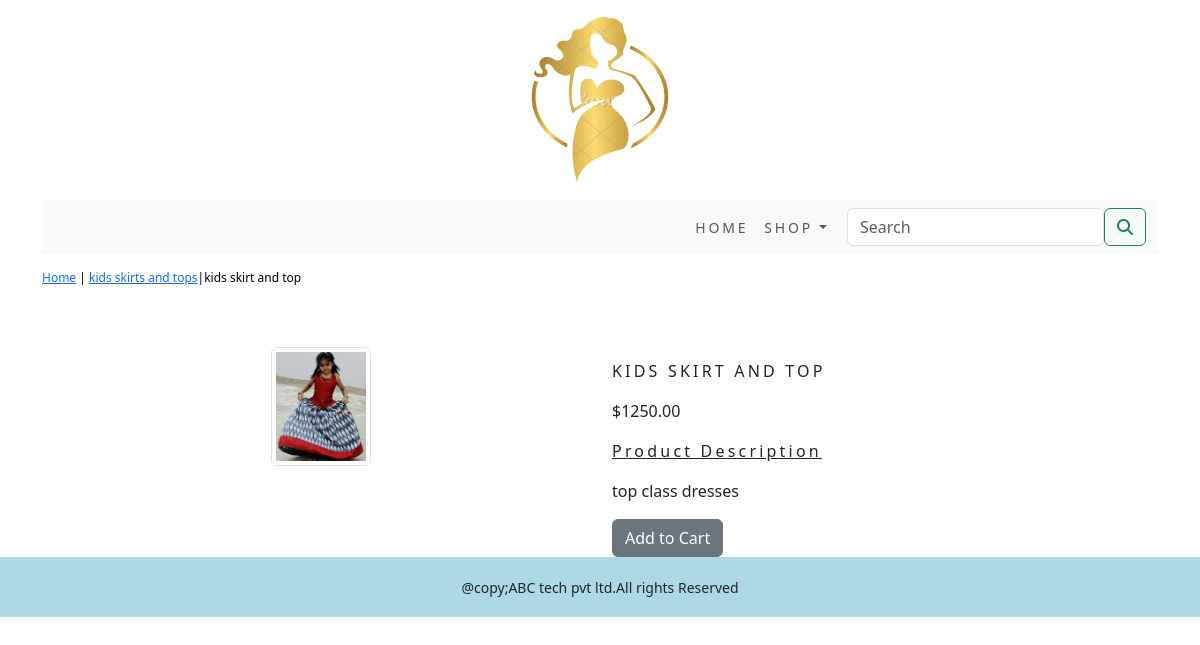
Screenshot of /shopapp/skirt-top/kids-skirt-and-top/ with the database file from the repository.
### shopapp/models.py (models this page shows, shortened)
class Product(models.Model):
    name = models.CharField(max_length=250, unique=True)
    slug = models.SlugField(max_length=250, unique=True)
    description = models.TextField(blank=True)
    price = models.DecimalField(max_digits=10, decimal_places=2)
    category = models.ForeignKey(Category, on_delete=models.CASCADE)
    image = models.ImageField(upload_to='product', blank=True)
    stock = models.IntegerField()
    available = models.BooleanField(default=True)
    created = models.DateTimeField(auto_now_add=True)
    updated = models.DateTimeField(auto_now=True)
    class Meta:
        ordering = ('name',)
        verbose_name = 'product'
        verbose_name_plural = 'products'

class Category(models.Model):
    name = models.CharField(max_length=250, unique=True)
    slug = models.SlugField(max_length=250, unique=True)
    description = models.TextField(blank=True)
    image = models.ImageField(upload_to='category', blank=True)
    class Meta:
        ordering = ('name',)
        verbose_name = 'category'
        verbose_name_plural = 'categories'
    def get_url(self):
        return reverse('shopapp:products_by_category', args=[self.slug])
    def __str__(self):
        return '{}'.format(self.name)

### shopapp/views.py (the view)
# urls.py: path('<slug:c_slug>/<slug:product_slug>/', views.proDetail, name='prodCatdetail'),
def proDetail(request,c_slug,product_slug):
    try:
        product=Product.objects.get(category__slug=c_slug,slug=product_slug)
    except Exception as e:
        raise e
    return render(request,'product.html',{'product':product})

### cart/context_processors.py (called while the page is built)
def counter(request):
    item_count = 0
    if 'admin' in request.path:
        return {}
    else:
        try:
            cart = Cart.objects.filter(cart_id=_cart_id(request))
            cart_items = CartItem.objects.all().filter(cart=cart[:1])
            for cart_item in cart_items:
                item_count += cart_item.quantity
        except Cart.DoesNotExist:
            item_count = 0
    return dict(item_count=item_count)

### cart/views.py (called while the page is built)
def _cart_id(request):
    cart = request.session.session_key
    if not cart:
        cart = request.session.create()
    return cart

### shopapp/context_processors.py (called while the page is built)
def menu_links(request):
    links=Category.objects.all()
    return dict(links=links)

### templates/product.html (shortened to what this page needs)
{% extends 'base.html' %}
{% load static %}
{% block content %}
<div class="row my_prod_row_class">
  <div class="mx_auto">
    <p> <a href="{% url 'shopapp:allProdCat' %}">Home</a> | <a href="{{product.category.get_url}}">{{product.category}}</a>|{{product.name}}</p>
  </div>
</div>
<div class="container">
<br>
<div class="row">
    <div class="col-12 col-sm-12 col-md-12 col-lg-6 text-center">
        <div style="min-width:18rem">
            <img class="img-fluid img-thumbnail" src="{{product.image.url}}" width="100px" height="100px" alt="{{product.name}}" >
        </div>
    </div>
    <div class="col-12 col-sm-12 col-md-12 col-lg-6 ">
        <div>
        <h1 class="my_prod_title">{{product.name}}</h1>
        <p>${{product.price}}</p>
        <p class="my_title"><u>Product Description</u></p>
        <p class="text-justify my_prod_text">{{product.description}}</p>
        {% if product.stock <= 0 %}
        <p class="text_justify my_prod_text"><b>Out of Stock</b></p>
        {% else %}
        <a class="btn btn-secondary" href="{% url 'cart:add_cart' product.id %}">Add to Cart</a>
        {% endif %}
    </div>
</div>
</div>
</div>
{% endblock %}

### static/css/custom.css (style rules this page uses)
body { background-color:aqua; font-family: 'Roboto', sans-serif; }
.my_title { font-size:16px; text_transform:uppercase; letter-spacing: .2em; }
.my_prod_row_class { padding-top:15px; padding-bottom:20px; }
.my_prod_row_class .mx_auto { color:#000; font-size:12px; text-decoration:none; }
.my_prod_title { font-size:16px; text-transform:uppercase; letter-spacing:.2em; padding-top:15px; padding-bottom:10px; }
.my_prod_text { padding-right:20px; }

### rows the page displays
Product: category "kids skirts and tops", name "kids skirt and top", image (picture), name "KIDS SKIRT AND TOP", price "1250.00", description "top class dresses"
